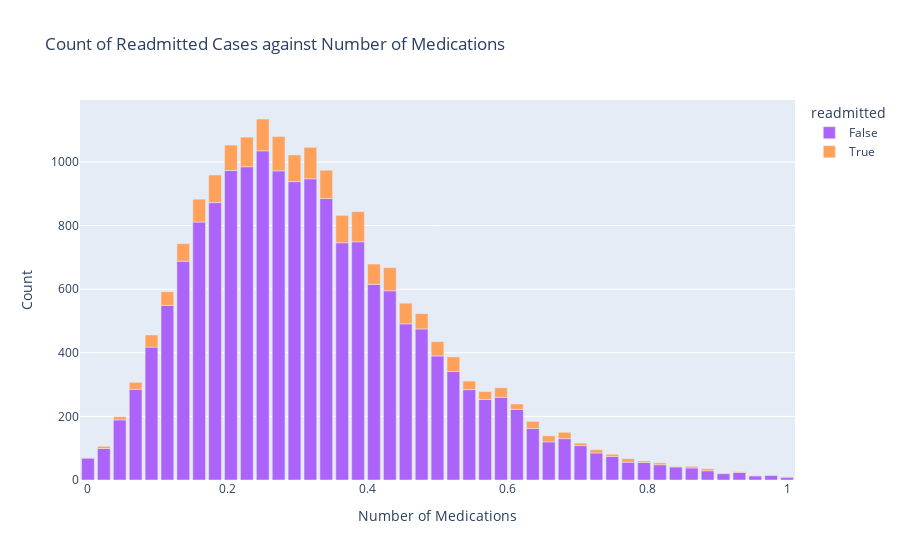

Source (notebook cell):
### Markdown cell above
#### Plot a graph that displays the count of target variable against the number of medications.

### Code cell
# Group the data by 'num_medications' and 'readmitted', and count occurrences
grouped_df = df.groupby(['num_medications', 'readmitted']).size().reset_index(name='count')

# Create an interactive bar plot using Plotly Express
fig = px.bar(grouped_df, x='num_medications', y='count', color='readmitted',
             title='Count of Readmitted Cases against Number of Medications',
             labels={'count': 'Count', 'num_medications': 'Number of Medications'},
             color_discrete_map={'NO': 'lightblue', '>30': 'lightgreen', '<30': 'lightcoral'})

fig.update_layout(xaxis_title='Number of Medications', yaxis_title='Count')
fig.show()

### Figure 1 — Plotly figure (JSON) as saved in the notebook; plotly's stock layout.template omitted (floating-point values rounded to 4 significant figures)
{"data": [{"alignmentgroup": "True", "hovertemplate": "readmitted=False<br>Number of Medications=%{x}<br>Count=%{y}<extra></extra>", "legendgroup": "False", "marker": {"color": "#ab63fa", "pattern": {"shape": ""}}, "name": "False", "offsetgroup": "False", "orientation": "v", "showlegend": true, "textposition": "auto", "type": "bar", "x": [0, 0.02273, 0.04545, 0.06818, 0.09091, 0.1136, 0.1364, 0.1591, 0.1818, 0.2045, 0.2273, 0.25, 0.2727, 0.2955, 0.3182, 0.3409, 0.3636, 0.3864, 0.4091, 0.4318, 0.4545, 0.4773, 0.5, 0.5227, 0.5455, 0.5682, 0.5909, 0.6136, 0.6364, 0.6591, 0.6818, 0.7045, 0.7273, 0.75, 0.7727, 0.7955, 0.8182, 0.8409, 0.8636, 0.8864, 0.9091, 0.9318, 0.9545, 0.9773, 1], "xaxis": "x", "y": [69, 99, 189, 285, 418, 549, 688, 811, 872, 973, 985, 1035, 972, 938, 947, 885, 746, 749, 615, 595, 491, 475, 390, 341, 284, 253, 260, 222, 162, 120, 130, 108, 85, 74, 56, 55, 48, 41, 38, 29, 20, 24, 13, 14, 9], "yaxis": "y"}, {"alignmentgroup": "True", "hovertemplate": "readmitted=True<br>Number of Medications=%{x}<br>Count=%{y}<extra></extra>", "legendgroup": "True", "marker": {"color": "#FFA15A", "pattern": {"shape": ""}}, "name": "True", "offsetgroup": "True", "orientation": "v", "showlegend": true, "textposition": "auto", "type": "bar", "x": [0, 0.02273, 0.04545, 0.06818, 0.09091, 0.1136, 0.1364, 0.1591, 0.1818, 0.2045, 0.2273, 0.25, 0.2727, 0.2955, 0.3182, 0.3409, 0.3636, 0.3864, 0.4091, 0.4318, 0.4545, 0.4773, 0.5, 0.5227, 0.5455, 0.5682, 0.5909, 0.6136, 0.6364, 0.6591, 0.6818, 0.7045, 0.7273, 0.75, 0.7727, 0.7955, 0.8182, 0.8409, 0.8636, 0.8864, 0.9091, 0.9318, 0.9545, 1], "xaxis": "x", "y": [1, 7, 10, 22, 38, 43, 55, 72, 87, 80, 93, 100, 108, 84, 99, 89, 86, 95, 64, 73, 65, 48, 45, 46, 27, 25, 30, 17, 22, 19, 20, 8, 10, 7, 11, 5, 6, 2, 5, 6, 2, 2, 1, 1], "yaxis": "y"}], "layout": {"barmode": "relative", "legend": {"title": {"text": "readmitted"}, "tracegroupgap": 0}, "title": {"text": "Count of Readmitted Cases against Number of Medications"}, "xaxis": {"anchor": "y", "domain": [0, 1], "title": {"text": "Number of Medications"}}, "yaxis": {"anchor": "x", "domain": [0, 1], "title": {"text": "Count"}}}}
